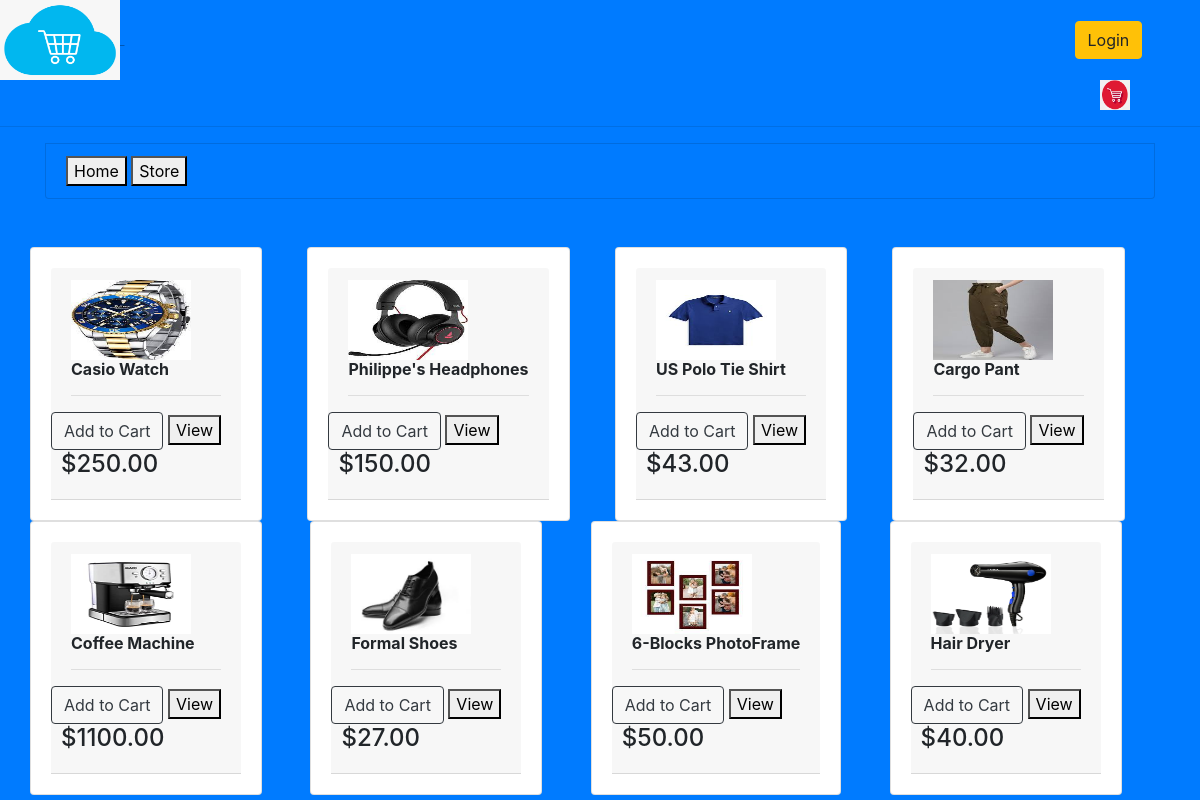
Page /s1 on the committed database.
### Store/models.py (models this page shows, shortened)
class Product(models.Model):
    name= models.CharField(max_length=200)
    price= models.FloatField()
    digital= models.NullBooleanField(default=False, blank=True)
    image= models.ImageField(null=True,blank=True)
    @property
    def imageURL(self):
        try:
            url = self.image.url
        except:
            url=''
        return url

### Store/views.py (the view)
# urls.py: url(r's1', views.store,name="store1"),
def store(request):
    if request.user.is_authenticated:
        customer=request.user.customer
        order,created=Order.objects.get_or_create(customer=customer, complete=False)
        items= order.orderitem_set.all()
        cartItems =order.get_cart_items
    else:
        items=[]
        order={'get_cart_total':0, 'get_cart_items':0, 'shipping':False}
        cartItems=order['get_cart_items']
    products=Product.objects.all()
    context={'items':items,'products':products,'cartItems':cartItems}
    return render(request,"Ecommerce/store.html",context)

### templates/Ecommerce/store.html (shortened to what this page needs)
<DOCTYPE html>
{% load static %}
<html>
    <head>
    <link rel="stylesheet" href="{% static 'CSS/store.css'%}">
    <link rel="stylesheet" href="https://cdn.jsdelivr.net/npm/bootstrap@4.2.1/dist/css/bootstrap.min.css">
  </head>
  <body class="bg-primary">
    <a href="{% url 'store2' %}">
        <img src="{% static 'images/logo.png'  %}">
    </a>
    <a href="{% url 'login1' %}" class="btn btn-warning">Login</a>
    <a href="{% url 'cart1' %}">
        <img id="cart-icon" src="{% static 'images/cart_icon.png'  %}">
    </a>
    <br>
    <hr>
    <div class="container off-set-4">
            <div class="list-group-item bg-primary">
                <a href="{% url 'store2' %}"><button>Home</button></a>
                <a href="#"><button>Store</button></a>
            </div>
        </div>
    <br><br>
    <div class="container">
        <div class="row">
            {% for product in products %}
            <div class="cd-md-12">
                <div class="card">
                    <div class="card-body">
                        <div class="card-header">
                            <div class="card-img-top">
                                <img src="{{product.imageURL}}" width="400px" height="400px">
                            </div>
                            <div class="card-img-bottom"><h6><strong>{{product.name}}</strong></h6></div>
                            <hr>
                            <div class="card-btn-bottom">
                                <button data-product={{product.id}} data-action="add" class="btn btn-outline-dark add-btn update-cart" id="B">Add to Cart</button>
                                <button>View</button>
                                <h4>${{product.price|floatformat:2}}</h4>
                            </div>
                        </div>
                    </div>
                </div>
            </div>
           <br> <hr>
            {% endfor %}
        </div>
    </div>
  </body>
</html>

### static/CSS/store.css (style rules this page uses)
.card-btn-bottom { display: inline-block; margin-left:-10px; }
img { width:120px; height:80px; }
.btn { margin-left:950px; }
#cart-icon { width:30px; height:30px; margin-left:1100px; }
#B { margin-left:-10px; }

### rows in the picture
Product: imageURL (picture), name "Casio Watch", price "250.00"
Product: imageURL (picture), name "Philippe's Headphones", price "150.00"
Product: imageURL (picture), name "US Polo Tie Shirt", price "43.00"
Product: imageURL (picture), name "Cargo Pant", price "32.00"
Product: imageURL (picture), name "Coffee Machine", price "1100.00"
Product: imageURL (picture), name "Formal Shoes", price "27.00"
Product: imageURL (picture), name "6-Blocks PhotoFrame", price "50.00"
Product: imageURL (picture), name "Hair Dryer", price "40.00"
